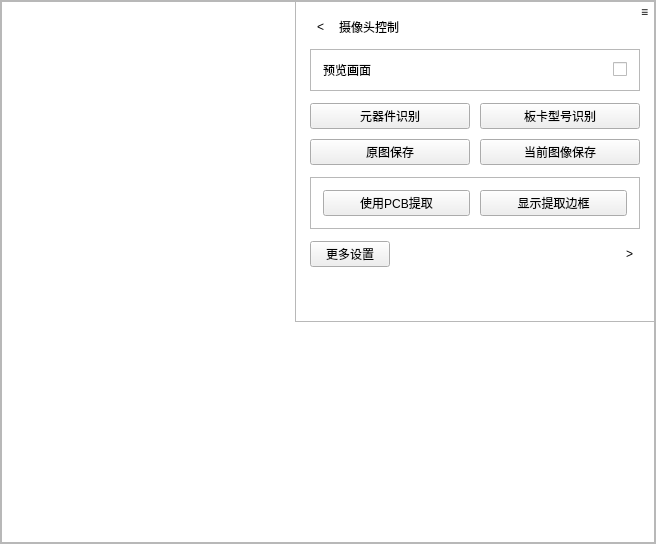
<?xml version="1.0" encoding="UTF-8"?>
<ui version="4.0">
 <class>HDCamera</class>
 <widget class="QWidget" name="HDCamera">
  <property name="geometry">
   <rect>
    <x>0</x>
    <y>0</y>
    <width>656</width>
    <height>544</height>
   </rect>
  </property>
  <property name="windowTitle">
   <string>摄像头控制</string>
  </property>
  <layout class="QHBoxLayout" name="rootLayout">
   <property name="spacing">
    <number>0</number>
   </property>
   <property name="leftMargin">
    <number>0</number>
   </property>
   <property name="topMargin">
    <number>0</number>
   </property>
   <property name="rightMargin">
    <number>0</number>
   </property>
   <property name="bottomMargin">
    <number>0</number>
   </property>
   <item>
    <widget class="QFrame" name="previewFrame">
     <property name="frameShape">
      <enum>QFrame::Shape::StyledPanel</enum>
     </property>
     <property name="frameShadow">
      <enum>QFrame::Shadow::Raised</enum>
     </property>
     <layout class="QGridLayout" name="overlayLayout">
      <property name="leftMargin">
       <number>0</number>
      </property>
      <property name="topMargin">
       <number>0</number>
      </property>
      <property name="rightMargin">
       <number>0</number>
      </property>
      <property name="bottomMargin">
       <number>0</number>
      </property>
      <item row="0" column="0">
       <widget class="ZoomableGraphicsView" name="previewArea"/>
      </item>
      <item row="0" column="0" alignment="Qt::AlignmentFlag::AlignRight|Qt::AlignmentFlag::AlignTop">
       <widget class="QToolButton" name="btnMenuToggle">
        <property name="text">
         <string>≡</string>
        </property>
        <property name="autoRaise">
         <bool>true</bool>
        </property>
       </widget>
      </item>
      <item row="0" column="0" alignment="Qt::AlignmentFlag::AlignRight|Qt::AlignmentFlag::AlignTop">
       <widget class="QFrame" name="menuPanel">
        <property name="minimumSize">
         <size>
          <width>360</width>
          <height>0</height>
         </size>
        </property>
        <property name="maximumSize">
         <size>
          <width>420</width>
          <height>16777215</height>
         </size>
        </property>
        <property name="frameShape">
         <enum>QFrame::Shape::StyledPanel</enum>
        </property>
        <property name="frameShadow">
         <enum>QFrame::Shadow::Raised</enum>
        </property>
        <layout class="QVBoxLayout" name="menuLayout">
         <property name="spacing">
          <number>12</number>
         </property>
         <property name="leftMargin">
          <number>14</number>
         </property>
         <property name="topMargin">
          <number>14</number>
         </property>
         <property name="rightMargin">
          <number>14</number>
         </property>
         <property name="bottomMargin">
          <number>14</number>
         </property>
         <item>
          <layout class="QHBoxLayout" name="titleRow">
           <property name="spacing">
            <number>8</number>
           </property>
           <item>
            <widget class="QToolButton" name="btnBack">
             <property name="text">
              <string>&lt;</string>
             </property>
             <property name="autoRaise">
              <bool>true</bool>
             </property>
            </widget>
           </item>
           <item>
            <widget class="QLabel" name="labelTitle">
             <property name="text">
              <string>摄像头控制</string>
             </property>
            </widget>
           </item>
           <item>
            <spacer name="titleSpacer">
             <property name="orientation">
              <enum>Qt::Orientation::Horizontal</enum>
             </property>
             <property name="sizeHint" stdset="0">
              <size>
               <width>40</width>
               <height>20</height>
              </size>
             </property>
            </spacer>
           </item>
          </layout>
         </item>
         <item>
          <widget class="QStackedWidget" name="menuStack">
           <property name="currentIndex">
            <number>0</number>
           </property>
           <widget class="QWidget" name="pageMainMenu">
            <layout class="QVBoxLayout" name="mainMenuLayout">
             <property name="spacing">
              <number>12</number>
             </property>
             <property name="leftMargin">
              <number>0</number>
             </property>
             <property name="topMargin">
              <number>0</number>
             </property>
             <property name="rightMargin">
              <number>0</number>
             </property>
             <property name="bottomMargin">
              <number>0</number>
             </property>
             <item>
              <widget class="QFrame" name="rowPreview">
               <property name="frameShape">
                <enum>QFrame::Shape::StyledPanel</enum>
               </property>
               <layout class="QHBoxLayout" name="rowPreviewLayout">
                <property name="leftMargin">
                 <number>12</number>
                </property>
                <property name="topMargin">
                 <number>10</number>
                </property>
                <property name="rightMargin">
                 <number>12</number>
                </property>
                <property name="bottomMargin">
                 <number>10</number>
                </property>
                <item>
                 <widget class="QLabel" name="labelPreview">
                  <property name="text">
                   <string>预览画面</string>
                  </property>
                 </widget>
                </item>
                <item>
                 <spacer name="rowPreviewSpacer">
                  <property name="orientation">
                   <enum>Qt::Orientation::Horizontal</enum>
                  </property>
                  <property name="sizeHint" stdset="0">
                   <size>
                    <width>40</width>
                    <height>20</height>
                   </size>
                  </property>
                 </spacer>
                </item>
                <item>
                 <widget class="QCheckBox" name="chkPreviewEnabled">
                  <property name="cursor">
                   <cursorShape>PointingHandCursor</cursorShape>
                  </property>
                  <property name="text">
                   <string/>
                  </property>
                  <property name="checked">
                   <bool>false</bool>
                  </property>
                 </widget>
                </item>
               </layout>
              </widget>
             </item>
             <item>
              <layout class="QGridLayout" name="actionGrid">
               <property name="spacing">
                <number>10</number>
               </property>
               <item row="0" column="0">
                <widget class="QPushButton" name="btnComponentDetect">
                 <property name="text">
                  <string>元器件识别</string>
                 </property>
                 <property name="checkable">
                  <bool>true</bool>
                 </property>
                 <property name="checked">
                  <bool>false</bool>
                 </property>
                </widget>
               </item>
               <item row="0" column="1">
                <widget class="QPushButton" name="btnBoardModelDetect">
                 <property name="text">
                  <string>板卡型号识别</string>
                 </property>
                 <property name="checkable">
                  <bool>true</bool>
                 </property>
                </widget>
               </item>
               <item row="1" column="0">
                <widget class="QPushButton" name="btnSaveOriginalImage">
                 <property name="text">
                  <string>原图保存</string>
                 </property>
                </widget>
               </item>
               <item row="1" column="1">
                <widget class="QPushButton" name="btnSaveCurrentImage">
                 <property name="text">
                  <string>当前图像保存</string>
                 </property>
                 <property name="checkable">
                  <bool>false</bool>
                 </property>
                </widget>
               </item>
              </layout>
             </item>
             <item>
              <widget class="QFrame" name="modeFrame">
               <property name="frameShape">
                <enum>QFrame::Shape::StyledPanel</enum>
               </property>
               <layout class="QHBoxLayout" name="modeLayout">
                <property name="spacing">
                 <number>10</number>
                </property>
                <property name="leftMargin">
                 <number>12</number>
                </property>
                <property name="topMargin">
                 <number>12</number>
                </property>
                <property name="rightMargin">
                 <number>12</number>
                </property>
                <property name="bottomMargin">
                 <number>12</number>
                </property>
                <item>
                 <widget class="QPushButton" name="btnUsePCBExtract">
                  <property name="text">
                   <string>使用PCB提取</string>
                  </property>
                  <property name="checkable">
                   <bool>true</bool>
                  </property>
                  <property name="checked">
                   <bool>false</bool>
                  </property>
                 </widget>
                </item>
                <item>
                 <widget class="QPushButton" name="btnextractWithHomography">
                  <property name="text">
                   <string>显示提取边框</string>
                  </property>
                  <property name="checkable">
                   <bool>true</bool>
                  </property>
                  <property name="checked">
                   <bool>false</bool>
                  </property>
                 </widget>
                </item>
               </layout>
              </widget>
             </item>
             <item>
              <layout class="QHBoxLayout" name="moreRow">
               <property name="spacing">
                <number>8</number>
               </property>
               <item>
                <widget class="QPushButton" name="btnMoreSettings">
                 <property name="text">
                  <string>更多设置</string>
                 </property>
                </widget>
               </item>
               <item>
                <spacer name="moreSpacer">
                 <property name="orientation">
                  <enum>Qt::Orientation::Horizontal</enum>
                 </property>
                 <property name="sizeHint" stdset="0">
                  <size>
                   <width>40</width>
                   <height>20</height>
                  </size>
                 </property>
                </spacer>
               </item>
               <item>
                <widget class="QToolButton" name="btnMoreArrow">
                 <property name="text">
                  <string>&gt;</string>
                 </property>
                 <property name="autoRaise">
                  <bool>true</bool>
                 </property>
                </widget>
               </item>
              </layout>
             </item>
             <item>
              <spacer name="mainMenuBottomSpacer">
               <property name="orientation">
                <enum>Qt::Orientation::Vertical</enum>
               </property>
               <property name="sizeHint" stdset="0">
                <size>
                 <width>20</width>
                 <height>40</height>
                </size>
               </property>
              </spacer>
             </item>
            </layout>
           </widget>
           <widget class="QWidget" name="pageCameraSettings">
            <layout class="QVBoxLayout" name="cameraSettingsLayout">
             <property name="spacing">
              <number>12</number>
             </property>
             <property name="leftMargin">
              <number>0</number>
             </property>
             <property name="topMargin">
              <number>0</number>
             </property>
             <property name="rightMargin">
              <number>0</number>
             </property>
             <property name="bottomMargin">
              <number>0</number>
             </property>
             <item>
              <widget class="QFrame" name="cameraSettingsFrame">
               <property name="frameShape">
                <enum>QFrame::Shape::StyledPanel</enum>
               </property>
               <layout class="QFormLayout" name="cameraForm">
                <property name="horizontalSpacing">
                 <number>10</number>
                </property>
                <property name="verticalSpacing">
                 <number>10</number>
                </property>
                <property name="leftMargin">
                 <number>12</number>
                </property>
                <property name="topMargin">
                 <number>12</number>
                </property>
                <property name="rightMargin">
                 <number>12</number>
                </property>
                <property name="bottomMargin">
                 <number>12</number>
                </property>
                <item row="0" column="0">
                 <widget class="QLabel" name="labelCamera">
                  <property name="text">
                   <string>摄像头选择</string>
                  </property>
                 </widget>
                </item>
                <item row="0" column="1">
                 <widget class="QComboBox" name="comboCamera"/>
                </item>
                <item row="1" column="0">
                 <widget class="QLabel" name="labelResolution">
                  <property name="text">
                   <string>分辨率选择</string>
                  </property>
                 </widget>
                </item>
                <item row="1" column="1">
                 <widget class="QComboBox" name="comboResolution"/>
                </item>
                <item row="2" column="0">
                 <widget class="QLabel" name="labelFps">
                  <property name="text">
                   <string>帧率</string>
                  </property>
                 </widget>
                </item>
                <item row="2" column="1">
                 <widget class="QComboBox" name="comboFps"/>
                </item>
                <item row="3" column="0">
                 <widget class="QLabel" name="labelPixelFormat">
                  <property name="text">
                   <string>像素格式</string>
                  </property>
                 </widget>
                </item>
                <item row="3" column="1">
                 <widget class="QComboBox" name="comboPixelFormat"/>
                </item>
               </layout>
              </widget>
             </item>
             <item>
              <spacer name="cameraSettingsBottomSpacer">
               <property name="orientation">
                <enum>Qt::Orientation::Vertical</enum>
               </property>
               <property name="sizeHint" stdset="0">
                <size>
                 <width>20</width>
                 <height>40</height>
                </size>
               </property>
              </spacer>
             </item>
            </layout>
           </widget>
          </widget>
         </item>
        </layout>
       </widget>
      </item>
     </layout>
    </widget>
   </item>
  </layout>
 </widget>
 <customwidgets>
  <customwidget>
   <class>ZoomableGraphicsView</class>
   <extends>QGraphicsView</extends>
   <header>HDCamera/zoomablegraphicsview.h</header>
  </customwidget>
 </customwidgets>
 <resources/>
 <connections/>
</ui>
